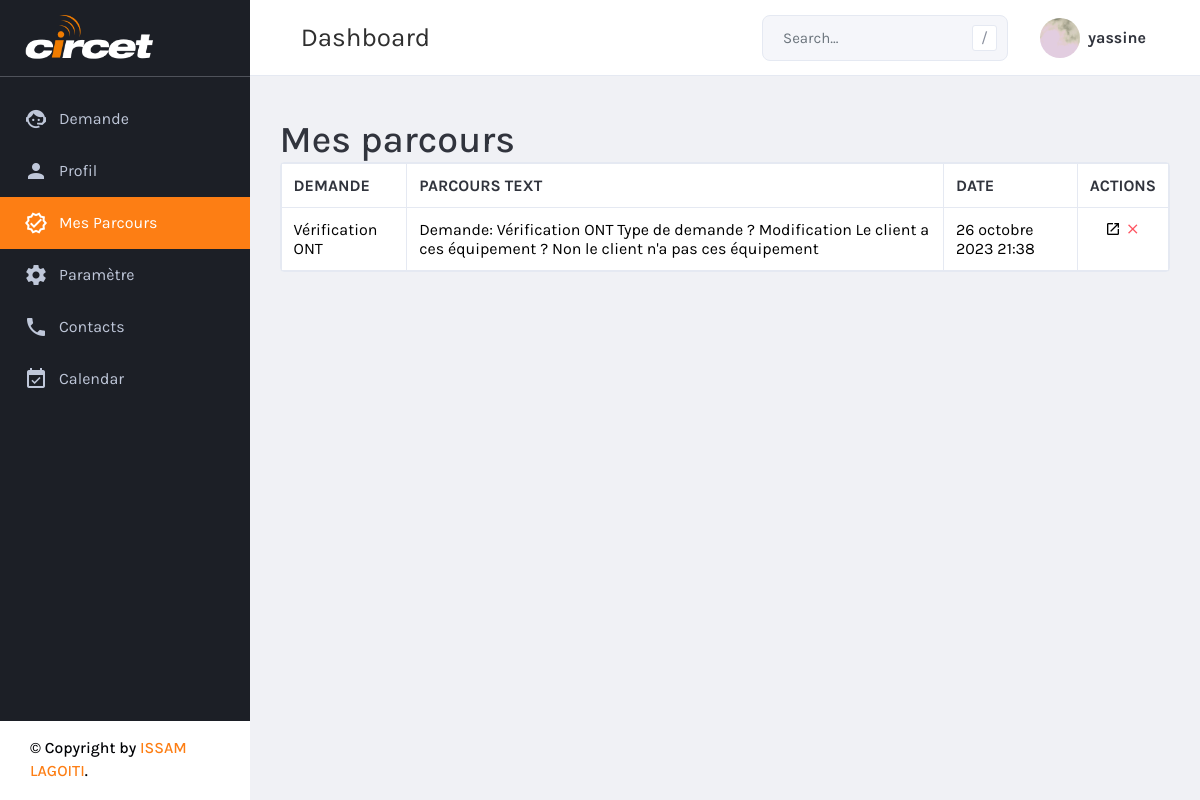
The app's page /circetapp/parcours/ (signed in) with its own data.
### circetapp/models.py (models this page shows, shortened)
class Personnelles(models.Model):
    email = models.EmailField(max_length=100, null=True, unique=True)
    nom = models.CharField(max_length=25, null=True)
    prenom = models.CharField(max_length=25, null=True)
    photo = models.ImageField(upload_to='photos/', null=True, blank=True)
    mot_de_passe = models.CharField(max_length=255, null=True)

class Parcours(models.Model):
    personnel = models.ForeignKey(Personnelles, on_delete=models.CASCADE)  # La personne qui a effectué le parcours
    demande_nom = models.CharField(max_length=255)  # Le nom de la demande traitée
    parcours_text = models.TextField()  # Le texte décrivant le parcours
    date_time = models.DateTimeField(default=timezone.now)  # La date et l'heure du parcours

### circetapp/views.py (the view, shortened to what this page needs)
# urls.py: path('parcours/', parcours_view, name='parcours_view'),
@csrf_exempt
def parcours_view(request):
    if 'user_email' not in request.session:
        return redirect('sign_in')
    user_email = request.session.get('user_email')
    personnel = Personnelles.objects.get(email=user_email)
    parcours_list = Parcours.objects.filter(personnel=personnel)
    context = {
        'personnel': personnel,
    }
    return render(request, 'parcours.html', {'parcours_list': parcours_list, 'personnel': personnel})

### circetapp/templates/parcours.html (shortened to what this page needs)
{% extends "base.html" %}
{% block body %}
  <h1>Mes parcours</h1>
  <div class="card card-default">
  <table class="table table-bordered ">
    <thead>
        <tr>
            <th>Demande</th>
            <th>Parcours Text</th>
            <th>Date</th>
            <th class="text-center">Actions</th>
        </tr>
    </thead>
    <tbody>
        {% for parcours in parcours_list %}
            <tr>
                <td>{{ parcours.demande_nom }}</td>
                <td>{{ parcours.parcours_text }}</td>
                <td>{{ parcours.date_time }}</td>
                <td class="text-center">
                    <form method="POST" style="display: inline-block;">
                        <button type="submit" name="edit" style="background: none; border: none; cursor: pointer;">
                            <i class="mdi mdi-open-in-new"></i>
                        </button>
                    </form>
                    <form method="POST" style="display: inline-block;">
                        <button type="submit" name="delete" style="background: none; border: none; cursor: pointer;">
                            <i class="mdi mdi-close text-danger"></i>
                        </button>
                    </form>
                </td>
            </tr>
        {% endfor %}
    </tbody>
</table>
</div>
{% endblock %}

### circetapp/templates/navbar.html (shortened to what this page needs)
{% load static %}
 <aside class="left-sidebar sidebar-dark sidebar-fixed" id="left-sidebar">
          <div id="sidebar" class="sidebar sidebar-with-footer">
            <div class="app-brand">
              <a href="">
                <img src="{% static 'images/logo2.png' %}"alt="Circet">
              </a>
            </div>
            <div class="sidebar-left" data-simplebar style="height: 100%;">
              <ul class="nav sidebar-inner" id="sidebar-menu">
                <li {% if request.resolver_match.url_name == 'demande_details' %}class="active"{% endif %}>
                  <a class="sidenav-item-link" href="{% url 'demande_details' %}">
                      <i class="mdi mdi-face-agent"></i>
                      <span class="nav-text">Demande</span>
                  </a>
              </li>
              <li {% if request.resolver_match.url_name == 'profile_view' %}class="active"{% endif %}>
                  <a class="sidenav-item-link" href="{% url 'profile_view' %}">
                      <i class="mdi mdi-account"></i>
                      <span class="nav-text">Profil</span>
                  </a>
              </li>
              <li {% if request.resolver_match.url_name == 'parcours_view' %}class="active"{% endif %}>
                  <a class="sidenav-item-link" href="{% url 'parcours_view' %}">
                      <i class="mdi mdi-check-decagram-outline"></i>
                      <span class="nav-text">Mes parcours</span>
                  </a>
              </li>
              <li {% if request.resolver_match.url_name == 'change_password' %}class="active"{% endif %}>
                <a class="sidenav-item-link" href="{% url 'change_password' %}">
                    <i class="mdi mdi-cog"></i>
                    <span class="nav-text">Paramètre</span>
                </a>
              </li>
              <li {% if request.resolver_match.url_name == 'contacts' %}class="active"{% endif %}>
                    <a class="sidenav-item-link" href="{% url 'contacts' %}">
                      <i class="mdi mdi-phone"></i>
                      <span class="nav-text">Contacts</span>
                    </a>
                  </li>
                  <li {% if request.resolver_match.url_name == 'calendrier' %}class="active"{% endif %}>
                    <a class="sidenav-item-link" href="{% url 'calendrier' %}">
                      <i class="mdi mdi-calendar-check"></i>
                      <span class="nav-text">Calendar</span>
                    </a>
                  </li>
              </ul>
            </div>
            <div class="sidebar-footer">
              <div class="copyright bg-white">
                <p>
                  &copy;  Copyright  by <a class="text-primary" href=" " target="_blank" >ISSAM LAGOITI</a>.
                </p>
              </div>
            </div>
          </div>
        </aside>
        <div class="page-wrapper">
          <header class="main-header" id="header">
            <nav class="navbar navbar-expand-lg navbar-light" id="navbar">
              <button id="sidebar-toggler" class="sidebar-toggle">
              </button>
              <span class="page-title">dashboard</span>
              <div class="navbar-right ">
                <div class="search-form">
                  <form action="index.html" method="get">
                    <div class="input-group input-group-sm" id="input-group-search">
                      <input type="text" autocomplete="off" name="query" id="search-input" class="form-control" placeholder="Search..." />
                      <div class="input-group-append">
                        <button class="btn" type="button">/</button>
                      </div>
                    </div>
                  </form>
                </div>
                <ul class="nav navbar-nav">
                  <li class="dropdown user-menu">
                    <button class="dropdown-toggle nav-link" data-toggle="dropdown">
                      <img src="{{ personnel.photo.url }}" class="user-image rounded-circle" alt="User Image" />
                      <span class="d-none d-lg-inline-block">{{ personnel.nom }}</span>
                    </button>
                  </li>
                </ul>
              </div>
            </nav>
          </header>

### records on screen
Personnelles: photo (picture), nom "yassine"
Parcours: demande_nom "Vérification ONT", parcours_text "Demande: Vérification ONT Type de demande ? Modification Le client a ces équipement ? Non le client n'a pas ces équipement", date_time "26 octobre 2023 21:38"
